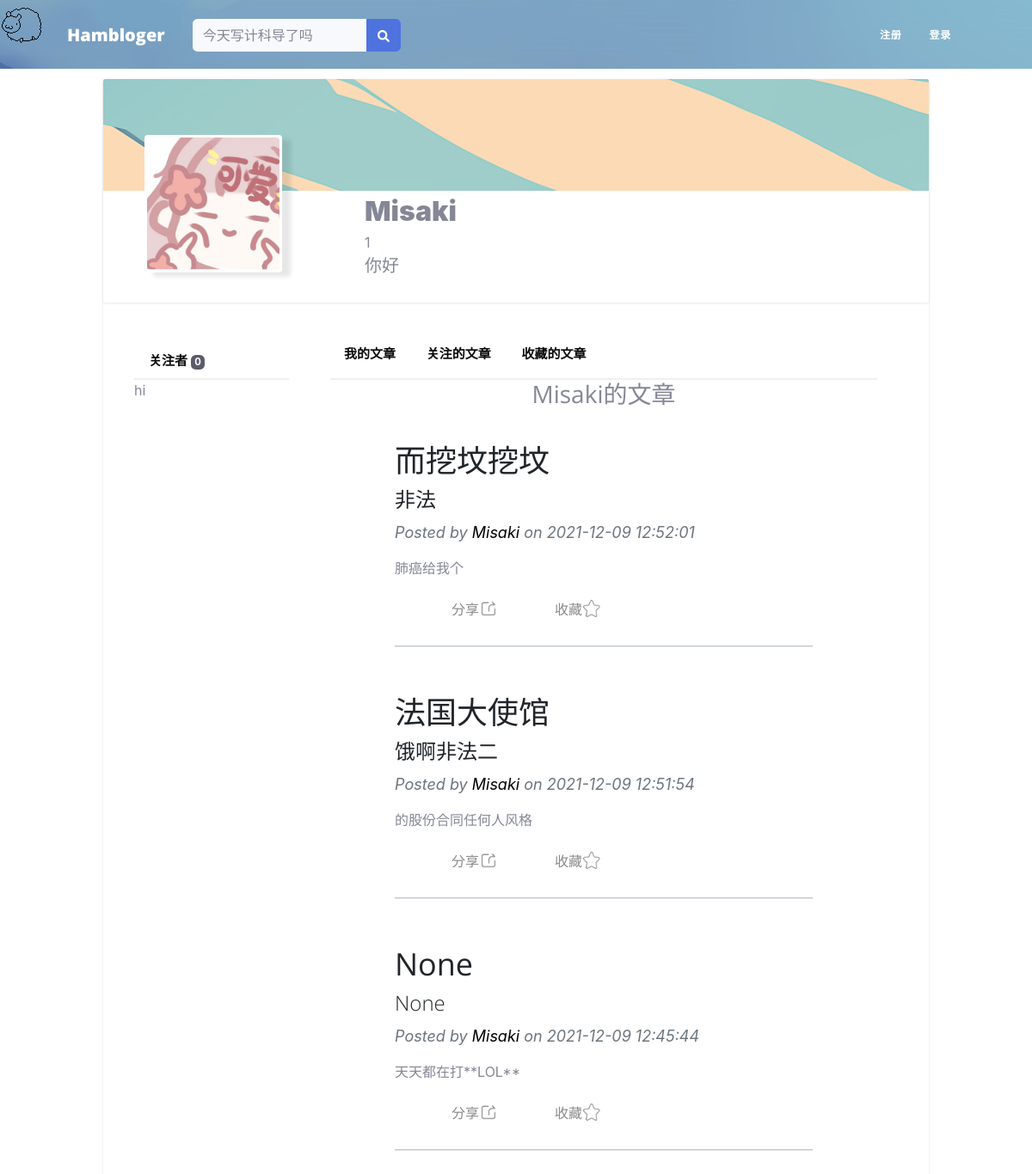
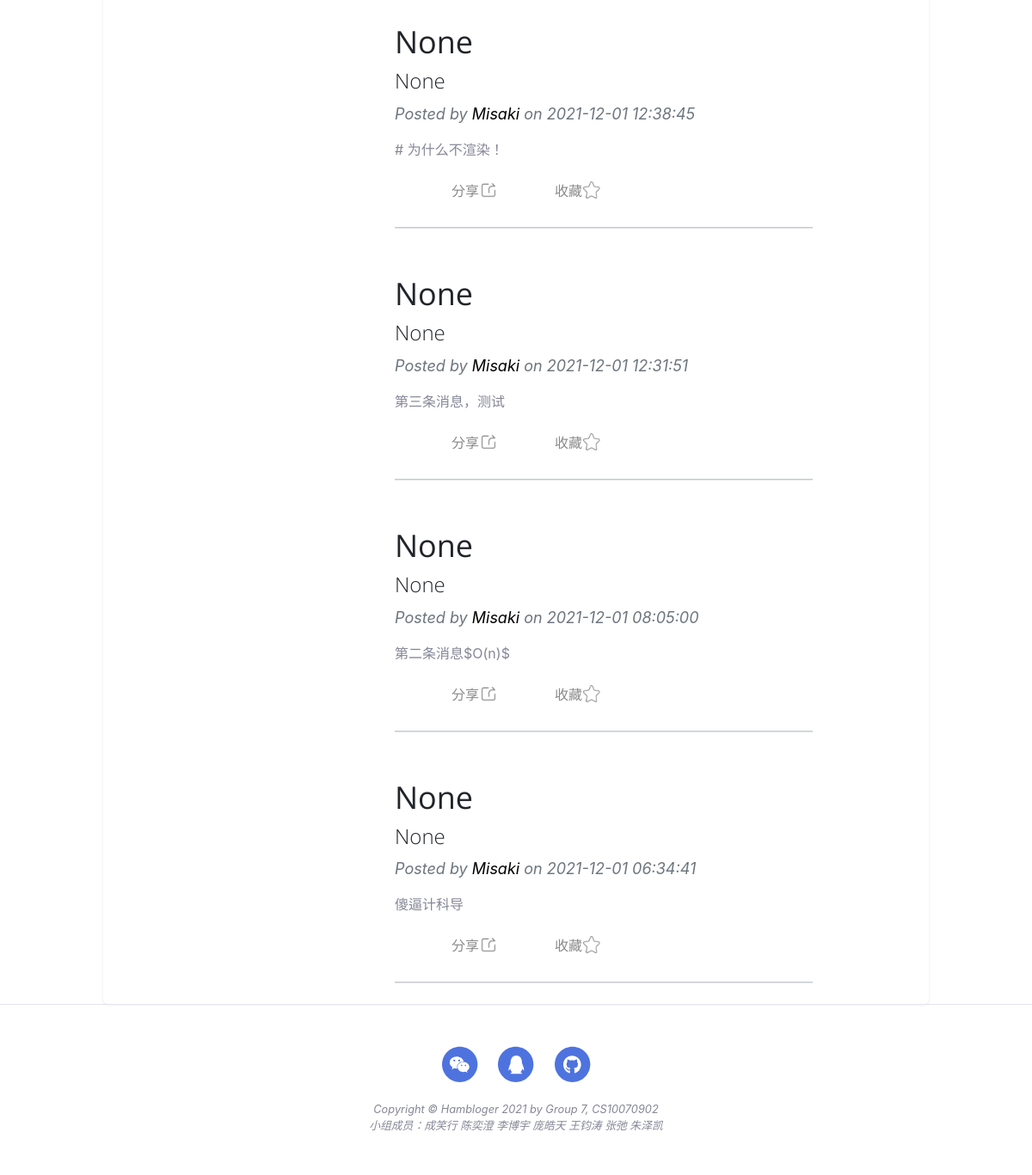
Page /user/Misaki on the committed database (2 pictures, top to bottom).
### app/models.py (models this page shows, shortened)
class User(UserMixin, db.Model):
    __tablename__ = 'users'
    id = db.Column(db.Integer, primary_key=True)
    email = db.Column(db.String(64), unique=True, index=True)
    username = db.Column(db.String(64), unique=True, index=True)
    role_id = db.Column(db.Integer, db.ForeignKey('roles.id'))  # 每一个用户只能有一个角色
    password_hash = db.Column(db.String(128))
    confirmed = db.Column(db.Boolean, default=True)
    name = db.Column(db.String(64))
    location = db.Column(db.String(64))
    about_me = db.Column(db.Text())
    member_since = db.Column(db.DateTime(), default=datetime.utcnow)
    last_seen = db.Column(db.DateTime(), default=datetime.utcnow)
    posts = db.relationship('Post', backref='author', lazy='dynamic')
    followed = db.relationship('Follow',
                               foreign_keys=[Follow.follower_id],
                               backref=db.backref('follower', lazy='joined'),
                               lazy='dynamic',
                               cascade='all, delete-orphan')
    followers = db.relationship('Follow',
                                foreign_keys=[Follow.followed_id],
                                backref=db.backref('followed', lazy='joined'),
                                lazy='dynamic',
                                cascade='all, delete-orphan')
    @property
    def password(self):
        raise AttributeError("Password is not a readable attribute")

class Post(db.Model):
    __tablename__ = 'posts'
    id = db.Column(db.Integer, primary_key=True)
    body = db.Column(db.Text)
    body_html = db.Column(db.Text)
    timestamp = db.Column(db.DateTime, index=True, default=datetime.utcnow)
    author_id = db.Column(db.Integer, db.ForeignKey('users.id'))
    title = db.Column(db.String(64))
    sub_title = db.Column(db.String(64))

### app/main/views.py (the view)
@main.route('/user/<username>')
def user(username):
    user = User.query.filter_by(username=username).first()
    if user is None:
        abort(404)
    posts = user.posts.order_by(Post.timestamp.desc()).all()
    edit_post = Post.query.order_by(Post.id.desc()).first()
    return render_template('user.html', user=user, posts=posts, edit_post=edit_post)

### app/auth/views.py (called while the page is built)
@auth.before_app_request
def before_request():
    if current_user.is_authenticated:
        current_user.ping()
        if not current_user.confirmed and request.endpoint \
                and request.blueprint != 'auth' and request.endpoint != 'static':
            return redirect(url_for('auth.unconfirmed'))

### app/main/__init__.py (called while the page is built)
@main.app_context_processor
def inject_permissions():
    return dict(Permission=Permission)

### app/models.py (called while the page is built)
    def can(self, permissions):
        return False

    def is_administrator(self):
        return False

### app/templates/user.html (shortened to what this page needs)
{% extends "base.html" %}
{% block head %}
<link href="{{ url_for('static',filename='css/user.css') }}" rel="stylesheet">
<link href="{{ url_for('static', filename='css/admin.css') }}"
      rel="stylesheet"/>
<header class="user-top-cover"></header>
{% endblock %}
{% block page_content %}
<link href="{{ url_for('static',filename='css/index.css') }}" rel="stylesheet">
<link href="{{ url_for('static',filename='css/post.css') }}" rel="stylesheet">
<div class="page-container">
    <div class="user-container">
        <div class="user-cover-container masthead"></div>
        <div class="user-profile-container">
            <div class="user-mask-container">
                <div class="user-mask">
                    <img src="{{url_for('static', filename='mask/test-1.jpeg')}}" class="user-mask-img">
                </div>
            </div>
            <div class="user-information-container">
                <div class="username-container">
                    <span class="username"> {{ user.name }} </span>
                </div>
                <div class="username-container">
                    <span class="userid"> {{ user.id }} </span>
                </div>
                <div class="about_me-container">
                    {% if user.about_me %}<span class="about_me">{{ user.about_me }}</span>{% endif %}
                </div>
            </div>
        </div>
    </div>
    <div class="container row">
        <div class="container col-3">
            <ul class="side-content">
                <li class="side-content-left-item">
                    <a class="option-link" href="{{ url_for('.followers', username=user.username) }}">
                        关注者 <span class="badge badge-dark">{{ user.followers.count() - 1 }}</span>
                    </a>
                </li>
            </ul>
            <div class="side-content-box">
                <p>hi</p>
            </div>
        </div>
        <div class="container col-9">
            <ul class="option-bar">
                <li class="option-item">
                    <a class="option-link" href="">
                        我的文章
                    </a>
                    <a class="option-link" href="">
                        关注的文章
                    </a>
                    <a class="option-link" href="">
                        收藏的文章
                    </a>
                </li>
            </ul>
            <div class="main-content-box">
                <h3>
                    <div align="center">{{ user.username }}的文章</div>
                </h3>
                <div class="container px-10">
                    {% for post in posts %}
                    <div class="row gx-8 justify-content-center">
                        <div class="col-10">
                            <div class="post-preview">
                                <a href="{{ url_for('.post', id=post.id) }}">
                                    <h3 class="post-title">{{ post.title }}</h3>
                                    <h4 class="post-subtitle">{{ post.sub_title }}</h4>
                                </a>
                                <p class="post-meta">
                                    Posted by
                                    <a href="{{ url_for('.user', username=post.author.username) }}"
                                       class="context-user-link">
                                        {{ post.author.username }}
                                    </a>
                                    on {{ post.timestamp.strftime('%Y-%m-%d %H:%M:%S') }}
                                </p>
                                <span>
                                    {{ post.body }}
                                </span>
                            </div>
                            <br/>
                            <div class="context-operation-container">
                                <a class="operation-box">
                                    <img class="operation-img" src="{{url_for('static',filename='icons/share.png') }}">
                                    <div class="operation-text">分享</div>
                                </a>
                                <a class="operation-box">
                                    <img class="operation-img"
                                         src="{{url_for('static',filename='icons/index-star.png') }}">
                                    <div class="operation-text">收藏</div>
                                </a>
                            </div>
                            <hr class="my-4"/>
                        </div>
                    </div>
                    {% endfor %}
                </div>
            </div>
        </div>
    </div>
</div>
{% endblock %}

### app/templates/base.html (shortened to what this page needs)
<!DOCTYPE html>
<html lang="en">
<head>
    <link href="https://cdn.jsdelivr.net/npm/bootstrap-icons@1.5.0/font/bootstrap-icons.css" rel="stylesheet"/>
    <link href="{{ url_for('static', filename='css/styles.css') }}" rel="stylesheet"/>
    <link href="{{ url_for('static', filename='css/base.css') }}" rel="stylesheet"/>
    <link href="{{ url_for('static', filename='css/admin.css') }}" rel="stylesheet"/>
    {% block head %}
    {% endblock %}
</head>
<body id="page-top">
<nav class="navbar navbar-expand-lg navbar-light fixed-top py-2" id="mainNav">
    <div class="container px-4 px-lg-5">
        <a class="navbar-brand" href="/">Hambloger</a>
        <form class="d-none d-sm-inline-block form-inline mr-auto ml-md-3 my-2 my-md-0 mw-100 navbar-search">
            <div class="input-group">
                <input type="text" class="form-control bg-light border-0 small" placeholder="今天写计科导了吗"
                       aria-label="Search" aria-describedby="basic-addon2">
                <div class="input-group-append">
                    <button class="btn btn-primary" type="button">
                        <i class="fas fa-search fa-sm"></i>
                    </button>
                </div>
            </div>
        </form>
        <div class="collapse navbar-collapse" id="navbarResponsive">
            <ul class="navbar-nav nav nav-pills ms-auto py-4 py-lg-0">
                {% if current_user.is_authenticated %}
                <li class="nav-item">
                    <a class="nav-link px-lg-3 py-3 py-lg-4"
                       href="{{ url_for('main.user', username=current_user.username) }}">
                        <span>个人主页</span>
                    </a>
                </li>
                <li class="nav-item">
                    <a class="nav-link px-lg-3 py-3 py-lg-4"
                       href="{{ url_for('main.new', id=edit_post.id) }}">
                        <span>发表文章</span>
                    </a>
                </li>
                <li class="nav-item">
                    <a class="nav-link px-lg-3 py-3 py-lg-4" href="/">
                        <span>我的文章</span>
                    </a></li>
                <li class="nav-item">
                    <a class="nav-link px-lg-3 py-3 py-lg-4" href="/">
                        <span>我的关注</span>
                    </a>
                </li>
                <li class="nav-item">
                    <a class="nav-link px-lg-3 py-3 py-lg-4" href="/">
                        <span>我的收藏</span>
                    </a>
                </li>
                <li class="nav-item">
                    <a class="nav-link px-lg-3 py-3 py-lg-4" href="{{url_for('auth.logout')}}">
                        <span>登出</span>
                    </a>
                </li>
                {% else %}
                <li class="nav-item">
                    <a class="nav-link px-lg-3 py-3 py-lg-4"
                       href="{{url_for('auth.register')}}">
                        <span>注册</span>
                    </a>
                </li>
                <li class="nav-item">
                    <a class="nav-link px-lg-3 py-3 py-lg-4"
                       href="{{url_for('auth.login')}}">
                        <span>登录</span>
                    </a>
                </li>
                {% endif %}
            </ul>
        </div>
    </div>
</nav>
<div class="main-container">
    {% block page_content %}
    {% endblock %}
</div>
<div class="mouse-follow"></div>
<footer class="border-top">
    <div class="container px-4 px-lg-5">
        <div class="row gx-4 gx-lg-5 justify-content-center">
            <div class="col-md-10 col-lg-8 col-xl-7">
                <ul class="list-inline text-center">
                    <li class="list-inline-item">
                        <a href="/">
                            <span class="fa-stack fa-lg">
                                <i class="fas fa-circle fa-stack-2x"></i>
                                <i class="fab fa-weixin fa-stack-1x fa-inverse"></i>
                            </span>
                        </a>
                    </li>
                    <li class="list-inline-item">
                        <a href="/">
                            <span class="fa-stack fa-lg">
                                <i class="fas fa-circle fa-stack-2x"></i>
                                <i class="fab fa-qq fa-stack-1x fa-inverse"></i>
                            </span>
                        </a>
                    </li>
                    <li class="list-inline-item">
                        <a href="https://github.com/vozeo/Hambloger">
                            <span class="fa-stack fa-lg">
                                <i class="fas fa-circle fa-stack-2x"></i>
                                <i class="fab fa-github fa-stack-1x fa-inverse"></i>
                            </span>
                        </a>
                    </li>
                </ul>
                <div class="small text-center text-muted fst-italic">Copyright &copy; Hambloger 2021 by Group 7,
                    CS10070902
                </div>
                <div class="small text-center text-muted fst-italic">小组成员：成笑行 陈奕澄 李博宇 庞皓天 王钧涛 张弛 朱泽凯</div>
            </div>
        </div>
    </div>
</footer>
</body>
</html>

### app/static/css/base.css (style rules this page uses)
body { background-color: rgb(246, 246, 246); margin: 0; padding: 0; }
div { margin: 0; padding: 0; display: block; }
.navbar { position: relative; top: -5px; left: -5px; width: 100%; margin: 0; padding: 0; display: block; }
footer { text-align: center; }
.mouse-follow { width: 50px; height: 50px; position: absolute; background-image: url('../icons/goat.gif'); background-size: cover; }
.page-container { display: block; margin-left: 15%; margin-right: 15%; width: 70%; }

### app/static/css/user.css (style rules this page uses)
.page-container { display: block; margin-left: 10%; margin-right: 10%; width: 80%; }
.user-container { display: block; background-color: rgb(255, 255, 255); margin-top: 12px; height: 260px; box-shadow: 0 1px 3px rgba(18, 18, 18, .1); border-radius: 2px; }
.user-cover-container { background-image: url('../img/page-bg.jpg'); background-color: rgb(153, 153, 153); border-top-left-radius: 2px; border-top-right-radius: 2px; height: 50%; }
.user-profile-container { height: 50%; border-bottom-left-radius: 2px; border-bottom-right-radius: 2px; }
.user-mask-container { float: left; position: relative; top: -50%; left: 5%; width: 160px; height: 160px; }
.user-mask { background-color: rgb(255, 255, 255); width: 160px; height: 160px; box-shadow: 10px 5px 5px rgba(18, 18, 18, .1); border-radius: 4px; }
.user-mask-img { margin: 2%; width: 96%; height: 96%; border-radius: 4px; }
.user-information-container { float: left; width: 50%; padding-left: 15%; }
.username { font-size: 32px; font-weight: 900; }
.about_me-container { height: 30px; overflow: hidden; }
.about_me { font-size: 20px; font-weight: 400; }
.user-top-cover { background-image: url('../img/user-bg.jpg'); height: 80px; }
.option-bar { background-color: rgb(255, 255, 255); border-bottom: 2px solid rgb(240, 240, 240); height: 60px; line-height: 60px; list-style-type: none; margin: 0; padding: 0; overflow: hidden; position: -webkit-sticky; position: sticky; top: 0; }
.option-item { float: left; font-size: 15px; font-weight: 600; }
.option-item a { display: inline; padding: 16px; }
.option-link { text-decoration: none; color: rgb(12, 12, 12); }
.main-content-box { background-color: rgb(255, 255, 255); }
.side-content { list-style-type: none; margin: 0; padding: 0; overflow: hidden; border-bottom: 2px solid rgb(240, 240, 240); height: 60px; line-height: 60px; }
.side-content-left-item { margin-left: 5%; float: left; font-size: 15px; font-weight: 600; }
.side-content-left-item a { display: block; padding: 8px; }
.side-content-box { background-color: rgb(255, 255, 255); }

### app/static/css/index.css (style rules this page uses)
.page-container { background-color: rgb(255, 255, 255); }
.context-operation-container { margin: 0; height: 30px; }
.operation-text { margin-left: 6px; float: left; color: #8a8a8a; }
.operation-img { margin: 1px; height: 20px; width: 20px; float: right; }
.operation-box { height: 30px; float: left; margin-left: 60px; }
.context-user-link { text-decoration: none; color: #000000; }

### app/static/css/post.css (style rules this page uses)
.page-container { display: block; margin-left: 10%; margin-right: 10%; width: 80%; border-radius: 5px; box-shadow: 0 1px 3px rgba(18, 18, 18, .1); }

### rows in the picture
User: name "Misaki", id "1", about_me "你好", username "Misaki"
Post: title "而挖坟挖坟", sub_title "非法", author.username "Misaki", timestamp "2021-12-09 12:52:01", body "肺癌给我个"
Post: title "法国大使馆", sub_title "饿啊非法二", author.username "Misaki", timestamp "2021-12-09 12:51:54", body "的股份合同任何人风格"
Post: title "None", sub_title "None", author.username "Misaki", timestamp "2021-12-09 12:45:44", body "天天都在打**LOL**"
Post: title "None", sub_title "None", author.username "Misaki", timestamp "2021-12-01 12:38:45", body "# 为什么不渲染！"
Post: title "None", sub_title "None", author.username "Misaki", timestamp "2021-12-01 12:31:51", body "第三条消息，测试"
Post: title "None", sub_title "None", author.username "Misaki", timestamp "2021-12-01 08:05:00", body "第二条消息$O(n)$"
Post: title "None", sub_title "None", author.username "Misaki", timestamp "2021-12-01 06:34:41", body "傻逼计科导"

### other values in the picture
{{ user.followers.count() - 1 }} "0"
